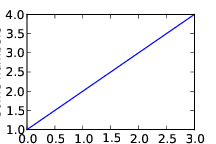

Write Python code to recreate this figure.
#!/usr/bin/env python
# Plot a list of numbers with pyplot
import sys
import re
import matplotlib.pyplot as plt
plt.plot([1,2,3,4])
plt.ylabel('some numbers')
plt.savefig('../img/'+re.sub('.py$','.pdf',sys.argv[0]))
